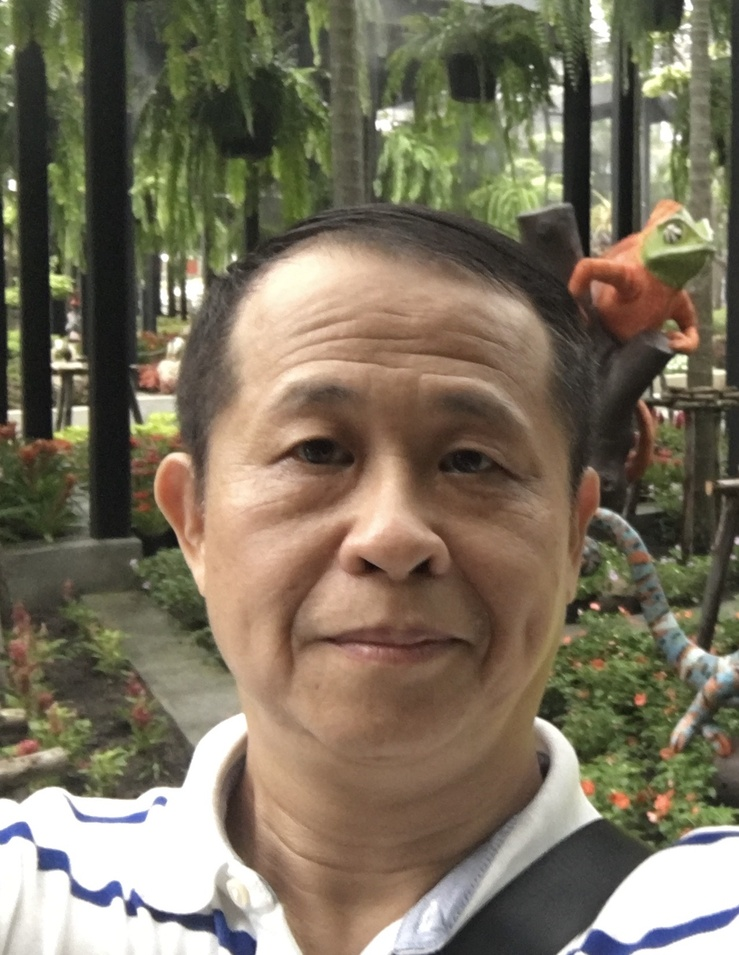
#> input picture picture/hant.JPG, 739 x 955 px, shrunk from 1276 x 1648 before the run, found by its file name
$ python RGB_split.py
#> lines starting #> are read from the running program, lines starting #| are printed output that depends on the picture
import numpy as np
import matplotlib.pyplot as plt
# pip install opencv-python
import cv2
img_name = "picture/hant.jpg"
img_array = cv2.imread(img_name)
#> img_array is the input picture: shape (955, 739, 3); mean B, G, R 93.6, 112.8, 122.1
h,w,c = img_array.shape
#> h = 955; w = 739; c = 3
R_img_array = np.zeros((h,w,3),dtype=np.uint8) #初始化Red图片，全部值为0
G_img_array = np.zeros((h,w,3),dtype=np.uint8) #初始化Green图片，全部值为0
B_img_array = np.zeros((h,w,3),dtype=np.uint8) #初始化Blue 图片，全部值为0

B_img_array[:,:,0] = img_array[:,:,0]
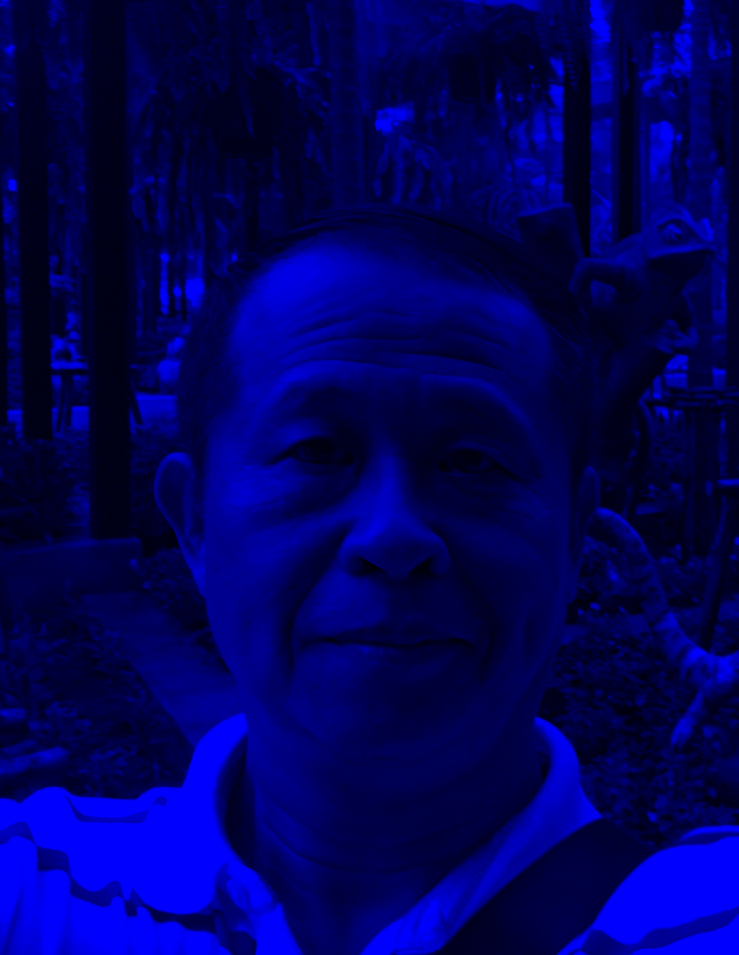
#> B_img_array: shape (955, 739, 3); mean B, G, R 93.6, 0, 0
G_img_array[:,:,1] = img_array[:,:,1]
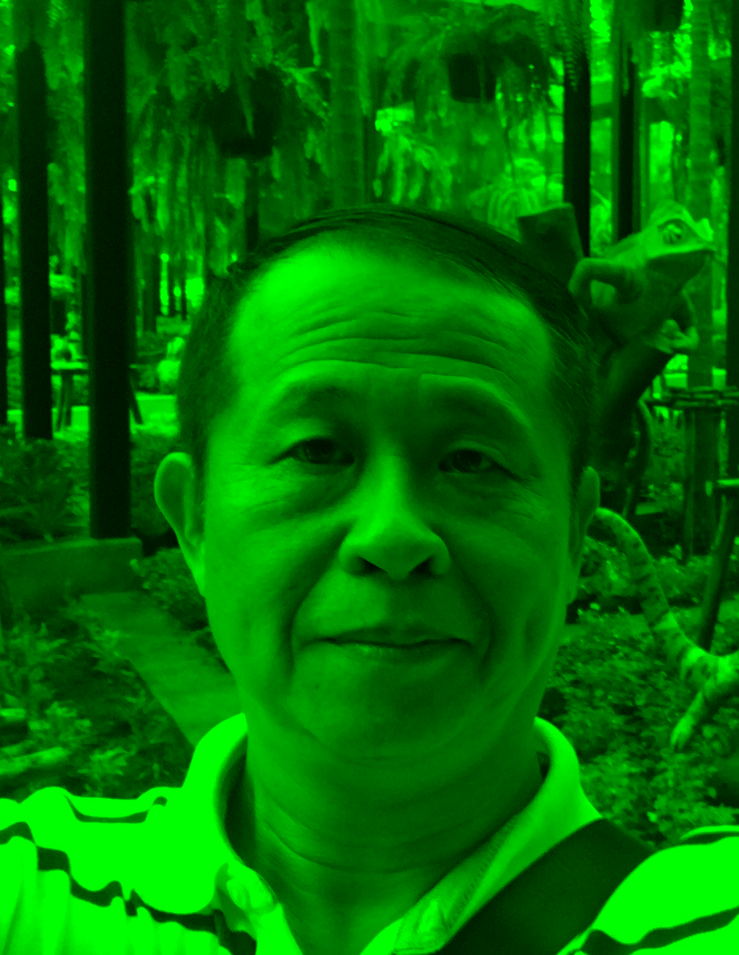
#> G_img_array: shape (955, 739, 3); mean B, G, R 0, 112.8, 0
R_img_array[:,:,2] = img_array[:,:,2]
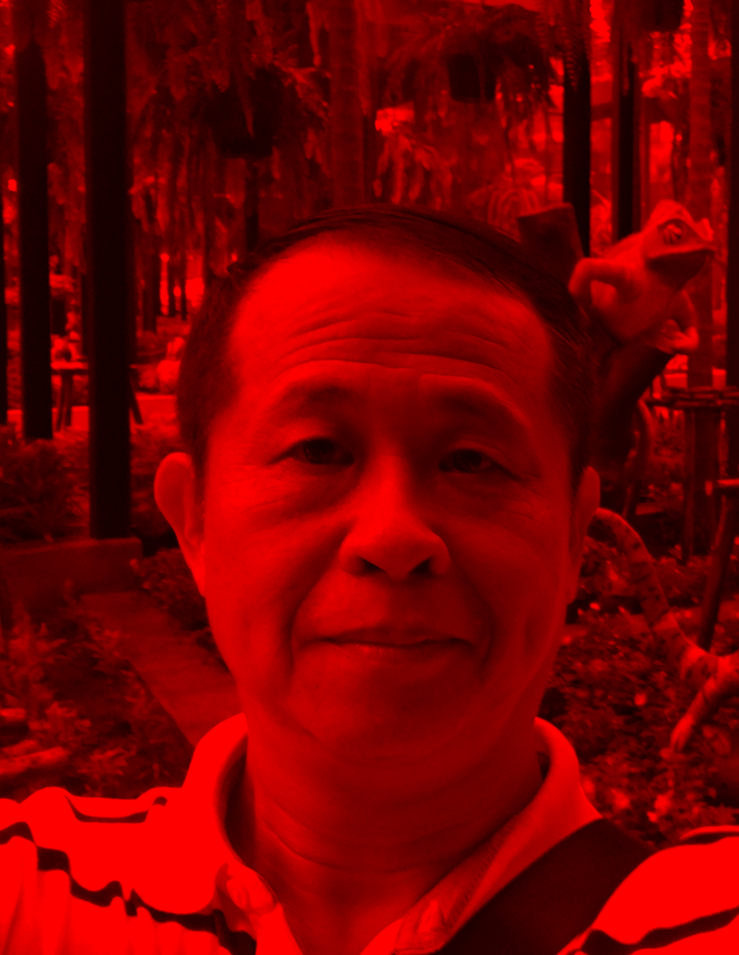
#> R_img_array: shape (955, 739, 3); mean B, G, R 0, 0, 122.1


plt.subplot(2,2,1)
plt.imshow(img_array)

plt.subplot(2,2,2)
plt.imshow(R_img_array)

plt.subplot(2,2,3)
plt.imshow(G_img_array)

plt.subplot(2,2,4)
plt.imshow(B_img_array)
plt.show()
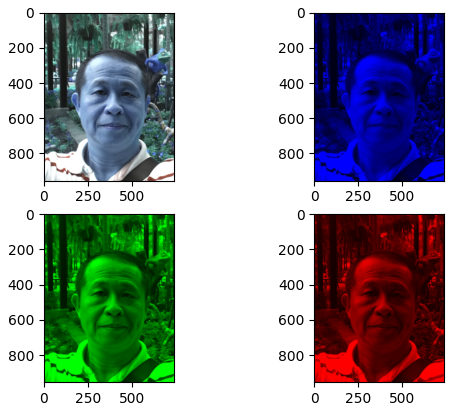
#> figure drawn by matplotlib, 4 panels; B, G, R data is drawn as R, G, B


# 可以把刚刚的图片保存下来
cv2.imwrite("./picture/out_R.jpg",R_img_array)
cv2.imwrite("./picture/out_G.jpg",G_img_array)
cv2.imwrite("./picture/out_B.jpg",B_img_array)
